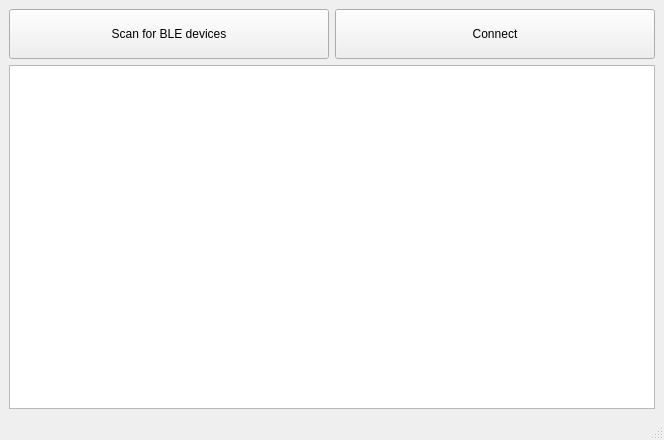
<?xml version="1.0" encoding="UTF-8"?>
<ui version="4.0">
 <class>MainWindow</class>
 <widget class="QMainWindow" name="MainWindow">
  <property name="geometry">
   <rect>
    <x>0</x>
    <y>0</y>
    <width>664</width>
    <height>440</height>
   </rect>
  </property>
  <property name="windowTitle">
   <string>MainWindow</string>
  </property>
  <widget class="QWidget" name="centralwidget">
   <property name="enabled">
    <bool>true</bool>
   </property>
   <property name="minimumSize">
    <size>
     <width>0</width>
     <height>0</height>
    </size>
   </property>
   <property name="sizeIncrement">
    <size>
     <width>0</width>
     <height>0</height>
    </size>
   </property>
   <property name="baseSize">
    <size>
     <width>0</width>
     <height>0</height>
    </size>
   </property>
   <layout class="QVBoxLayout" name="verticalLayout_2">
    <item>
     <layout class="QHBoxLayout" name="horizontalLayout">
      <item>
       <widget class="QPushButton" name="button_scan">
        <property name="minimumSize">
         <size>
          <width>0</width>
          <height>50</height>
         </size>
        </property>
        <property name="text">
         <string>Scan for BLE devices</string>
        </property>
        <property name="iconSize">
         <size>
          <width>20</width>
          <height>20</height>
         </size>
        </property>
        <attribute name="buttonGroup">
         <string notr="true">buttonGroup</string>
        </attribute>
       </widget>
      </item>
      <item>
       <widget class="QPushButton" name="button_connect">
        <property name="minimumSize">
         <size>
          <width>0</width>
          <height>50</height>
         </size>
        </property>
        <property name="text">
         <string>Connect</string>
        </property>
        <property name="iconSize">
         <size>
          <width>20</width>
          <height>20</height>
         </size>
        </property>
        <attribute name="buttonGroup">
         <string notr="true">buttonGroup</string>
        </attribute>
       </widget>
      </item>
     </layout>
    </item>
    <item>
     <widget class="QListWidget" name="listWidget"/>
    </item>
   </layout>
  </widget>
  <widget class="QMenuBar" name="menubar">
   <property name="geometry">
    <rect>
     <x>0</x>
     <y>0</y>
     <width>664</width>
     <height>26</height>
    </rect>
   </property>
  </widget>
  <widget class="QStatusBar" name="statusbar"/>
 </widget>
 <resources/>
 <connections/>
 <buttongroups>
  <buttongroup name="buttonGroup"/>
 </buttongroups>
</ui>
